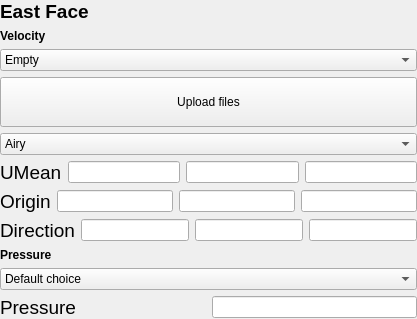
             <widget class="QWidget" name="Pg3_HB_East">
              <layout class="QVBoxLayout" name="verticalLayout_35">
               <property name="leftMargin">
                <number>0</number>
               </property>
               <property name="topMargin">
                <number>0</number>
               </property>
               <property name="rightMargin">
                <number>0</number>
               </property>
               <property name="bottomMargin">
                <number>0</number>
               </property>
               <item>
                <widget class="QLabel" name="Lbl_HB_East">
                 <property name="font">
                  <font>
                   <pointsize>14</pointsize>
                   <weight>75</weight>
                   <bold>true</bold>
                  </font>
                 </property>
                 <property name="text">
                  <string>&lt;html&gt;&lt;head/&gt;&lt;body&gt;&lt;p&gt;East Face&lt;/p&gt;&lt;/body&gt;&lt;/html&gt;</string>
                 </property>
                </widget>
               </item>
               <item>
                <widget class="QLabel" name="Lbl_HB_EastVelBC">
                 <property name="font">
                  <font>
                   <weight>75</weight>
                   <bold>true</bold>
                  </font>
                 </property>
                 <property name="text">
                  <string>Velocity</string>
                 </property>
                </widget>
               </item>
               <item>
                <widget class="QComboBox" name="Cmb_HB_EastUBC">
                 <item>
                  <property name="text">
                   <string>Empty</string>
                  </property>
                 </item>
                 <item>
                  <property name="text">
                   <string>Inlet: Constant velocity</string>
                  </property>
                 </item>
                 <item>
                  <property name="text">
                   <string>Inlet: Wave input</string>
                  </property>
                 </item>
                 <item>
                  <property name="text">
                   <string>Inlet: Time-varying uniform velocity</string>
                  </property>
                 </item>
                 <item>
                  <property name="text">
                   <string>Inlet: Time-varying non-uniform velocity</string>
                  </property>
                 </item>
                 <item>
                  <property name="text">
                   <string>Outlet: Phase-mean velocity</string>
                  </property>
                 </item>
                 <item>
                  <property name="text">
                   <string>Outlet: flowRateOutletVelocity</string>
                  </property>
                 </item>
                 <item>
                  <property name="text">
                   <string>Outlet: inletOutlet</string>
                  </property>
                 </item>
                 <item>
                  <property name="text">
                   <string>Wall: noSlip</string>
                  </property>
                 </item>
                </widget>
               </item>
               <item>
                <widget class="QPushButton" name="Btn_HB_EastUploadFile">
                 <property name="text">
                  <string>
Upload files
</string>
                 </property>
                </widget>
               </item>
               <item>
                <widget class="QComboBox" name="Cmb_HB_EastWaveType">
                 <item>
                  <property name="text">
                   <string>Airy</string>
                  </property>
                 </item>
                 <item>
                  <property name="text">
                   <string>Stokes2</string>
                  </property>
                 </item>
                 <item>
                  <property name="text">
                   <string>Stokes5</string>
                  </property>
                 </item>
                 <item>
                  <property name="text">
                   <string>Solitary</string>
                  </property>
                 </item>
                 <item>
                  <property name="text">
                   <string>Custom</string>
                  </property>
                 </item>
                </widget>
               </item>
               <item>
                <layout class="QHBoxLayout" name="HLY_HB_EastU">
                 <item>
                  <widget class="QLabel" name="Lbl_HB_EastU">
                   <property name="font">
                    <font>
                     <pointsize>14</pointsize>
                    </font>
                   </property>
                   <property name="text">
                    <string>UMean</string>
                   </property>
                  </widget>
                 </item>
                 <item>
                  <widget class="QLineEdit" name="Led_HB_EastUx"/>
                 </item>
                 <item>
                  <widget class="QLineEdit" name="Led_HB_EastUy"/>
                 </item>
                 <item>
                  <widget class="QLineEdit" name="Led_HB_EastUz"/>
                 </item>
                </layout>
               </item>
               <item>
                <layout class="QHBoxLayout" name="HLY_HB_EastOrigin">
                 <item>
                  <widget class="QLabel" name="Lbl_HB_EastOrigin">
                   <property name="font">
                    <font>
                     <pointsize>14</pointsize>
                    </font>
                   </property>
                   <property name="text">
                    <string>Origin</string>
                   </property>
                  </widget>
                 </item>
                 <item>
                  <widget class="QLineEdit" name="Led_HB_EastOriginX"/>
                 </item>
                 <item>
                  <widget class="QLineEdit" name="Led_HB_EastOriginY"/>
                 </item>
                 <item>
                  <widget class="QLineEdit" name="Led_HB_EastOriginZ"/>
                 </item>
                </layout>
               </item>
               <item>
                <layout class="QHBoxLayout" name="HLY_HB_EastVec">
                 <item>
                  <widget class="QLabel" name="Lbl_HB_EastVec">
                   <property name="font">
                    <font>
                     <pointsize>14</pointsize>
                    </font>
                   </property>
                   <property name="text">
                    <string>Direction</string>
                   </property>
                  </widget>
                 </item>
                 <item>
                  <widget class="QLineEdit" name="Led_HB_EastVecX"/>
                 </item>
                 <item>
                  <widget class="QLineEdit" name="Led_HB_EastVecY"/>
                 </item>
                 <item>
                  <widget class="QLineEdit" name="Led_HB_EastVecZ"/>
                 </item>
                </layout>
               </item>
               <item>
                <widget class="QLabel" name="Lbl_HB_EastPresBC">
                 <property name="font">
                  <font>
                   <weight>75</weight>
                   <bold>true</bold>
                  </font>
                 </property>
                 <property name="text">
                  <string>Pressure</string>
                 </property>
                </widget>
               </item>
               <item>
                <widget class="QComboBox" name="Cmb_HB_EastPresBC">
                 <item>
                  <property name="text">
                   <string>Default choice</string>
                  </property>
                 </item>
                 <item>
                  <property name="text">
                   <string>Inlet / Outlet / Wall: Zero gradient</string>
                  </property>
                 </item>
                 <item>
                  <property name="text">
                   <string>Inlet: Calculated pressure</string>
                  </property>
                 </item>
                 <item>
                  <property name="text">
                   <string>Outlet: Total pressure</string>
                  </property>
                 </item>
                 <item>
                  <property name="text">
                   <string>Wall: Fixed flux</string>
                  </property>
                 </item>
                </widget>
               </item>
               <item>
                <layout class="QHBoxLayout" name="HLY_HB_EastPres" stretch="1,1">
                 <item>
                  <widget class="QLabel" name="Lbl_HB_EastPres">
                   <property name="font">
                    <font>
                     <pointsize>14</pointsize>
                    </font>
                   </property>
                   <property name="text">
                    <string>Pressure</string>
                   </property>
                  </widget>
                 </item>
                 <item>
                  <widget class="QLineEdit" name="Led_HB_EastPres"/>
                 </item>
                </layout>
               </item>
              </layout>
             </widget>
